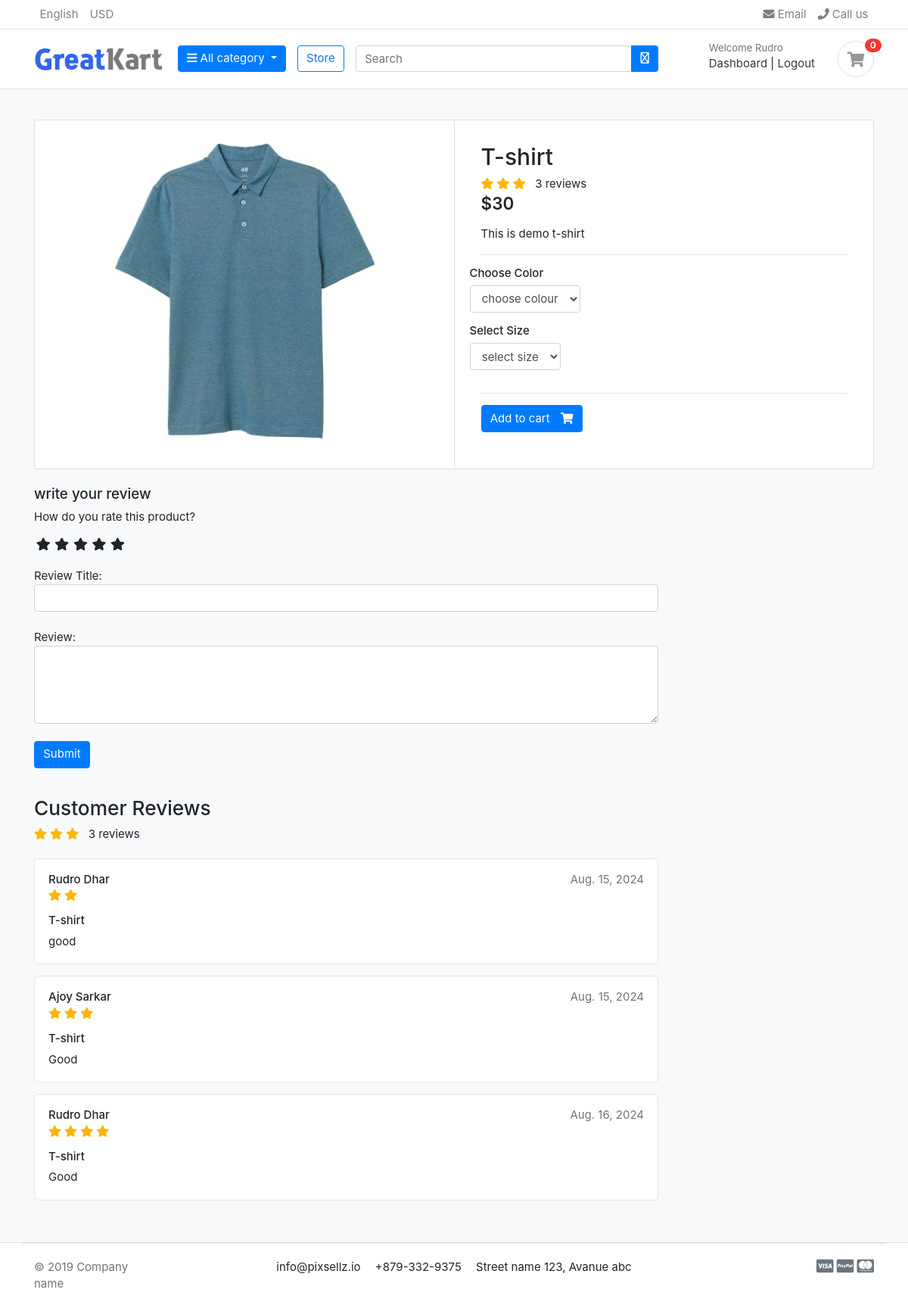
/store/category/t-shirt/t-shirt/ (signed in), run on an earlier commit of the app's database.
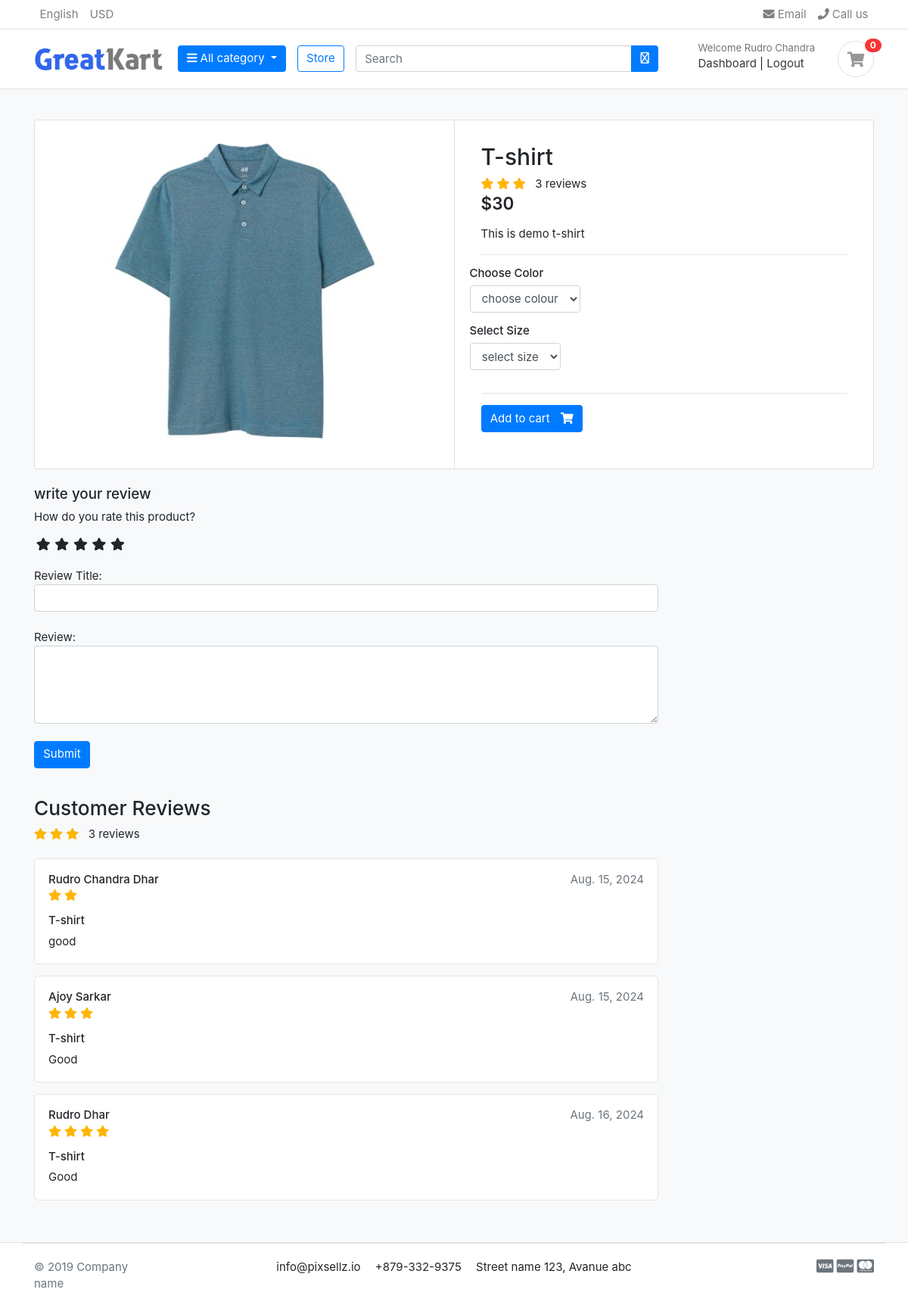
And on a later commit of the database.
### account/models.py (models this page shows, shortened)
class Account(AbstractBaseUser):
    first_name = models.CharField(max_length=50)
    last_name = models.CharField(max_length=50)
    username = models.CharField(max_length=20,unique= True)
    email = models.EmailField(max_length=100,unique=True)
    phone_number = models.CharField(max_length=100)
    date_join = models.DateTimeField(auto_now_add=True)
    last_login = models.DateTimeField(auto_now_add=True)
    is_admin = models.BooleanField(default=False)
    is_staff = models.BooleanField(default=False)
    is_active = models.BooleanField(default=False)
    is_superadmin = models.BooleanField(default= False)
    USERNAME_FIELD = 'email'
    REQUIRED_FIELDS = ['username','first_name','last_name',]
    objects = MyAccountManager()
    def full_name(self):
        return f'{self.first_name} {self.last_name}'

### store/models.py (models this page shows, shortened)
class ReviewRating(models.Model):
    product = models.ForeignKey(Product, on_delete=models.CASCADE)
    user = models.ForeignKey(Account, on_delete=models.CASCADE)
    subject = models.CharField(max_length=100, blank=True)
    review = models.TextField(max_length=500, blank=True)
    rating = models.FloatField()
    ip = models.CharField(max_length=20, blank=True)
    status = models.BooleanField(default=True)
    created_at = models.DateTimeField(auto_now_add=True)
    updated_at = models.DateField(auto_now_add=True)

### store/views.py (the view)
# urls.py: path('category/<slug:category_slug>/<slug:product_slug>/', views.product_detail, name='product_detail'),
def product_detail(request,category_slug,product_slug):
    try:
        single_product = Product.objects.get(category__slug = category_slug,slug=product_slug)
        in_cart = CartItem.objects.filter(cart__cart_id = _cart_id(request),product=single_product).exists()
    except Exception as e:
        raise e
    if request.user.is_authenticated:
        try:
            orderproduct = OrderProduct.objects.filter(user=request.user, product_id = single_product.id).exists()
        except OrderProduct.DoesNotExist:
            orderproduct = None
        reviews = ReviewRating.objects.filter(product_id=single_product.id, status = True)
        context = {
            'single_product' : single_product,
            'in_cart'   : in_cart,
            'orderproduct' : orderproduct,
            'reviews' : reviews,
        }
    return render(request,'store/product_detail.html', context)

### carts/context_processors.py (called while the page is built)
def counter(request):
    cart_count = 0
    if 'admin' in request.path:
        return()
    else:
        try:
            cart = Cart.objects.filter(cart_id = _cart_id(request))
            if request.user.is_authenticated:
                cart_items = CartItem.objects.filter(user=request.user)
            else:
                cart_items = CartItem.objects.filter(cart=cart[:1])
            for cart_item in cart_items:
                cart_count += cart_item.quantity
        except Cart.DoesNotExist:
            cart_count = 0
    return dict(cart_count=cart_count)

### carts/views.py (called while the page is built)
def _cart_id(request):
    cart = request.session.session_key
    if not cart:
        cart = request.session.create()
    return cart

### category/context_processors.py (called while the page is built)
def menu_links(request):
    links = Category.objects.all()
    return dict(links=links)

### category/models.py (called while the page is built)
    def get_url(self):
        return reverse('products_by_category', args=[self.slug])

### store/models.py (called while the page is built)
    def averageReview(self):
        reviews = ReviewRating.objects.filter(product=self, status=True).aggregate(average=Avg('rating'))
        avg = 0
        if reviews ['average'] is not None:
            avg = float(reviews['average'])
        return avg

### templates/store/product_detail.html (shortened to what the changed rows need)
{% extends "base.html" %}
{% block content %}
{% load static %}
<section class="section-content padding-y bg">
    <div class="container">
    <div class="card">
        <div class="row no-gutters">
            <main class="col-md-6 border-left">
  <form action="{% url 'add_cart' single_product.id %}" method = 'POST'>
    <article class="content-body">
    <h2 class="title">{{single_product.product_name}}</h2>
    </article>
  </form>
            </main>
        </div>
    </div>
    <br>
    <div class="row">
                <div class="col-md-9">
        <br>
        {% for review in reviews  %}
            <article class="box mb-3">
                <div class="icontext w-100">
                    <div class="text">
                        <span class="date text-muted float-md-right">{{review.updated_at}}</span>
                        <h6 class="mb-1">{{review.user.full_name}}</h6>
                        <div class="rating-star">
                            <span>
                                <i class="fas fa-star{% if review.rating == 0.5 %}-half-alt{% elif review.rating < 1 %}-alt {% endif %}"></i>
                                <i class="fas fa-star{% if review.rating == 1.5 %}-half-alt{% elif review.rating < 2 %}-alt {% endif %}"></i>
                            </span>
                        </div>
                    </div>
                </div>
                <div class="mt-3">
                    <h6>{{review.subject}}</h6>
                    <p>
                        {{review.review}}
                    </p>
                </div>
            </article>
        {% endfor %}
        </div>
    </div>
    </div>
    </section>
{% endblock content %}

### templates/partials/_header.html (shortened to what this page needs)
{% load static %}
<header class="section-header">
	<nav class="navbar p-md-0 navbar-expand-sm navbar-light border-bottom">
	<div class="container">
	  <div class="collapse navbar-collapse" id="navbarTop4">
		<ul class="navbar-nav mr-auto">
			<li class="nav-item dropdown">
				 <a href="#" class="nav-link"> English </a>
			</li>
			<li class="nav-item dropdown">
				<a href="#" class="nav-link"> USD </a>
			</li>
		</ul>
		<ul class="navbar-nav">
			<li><a href="#" class="nav-link"> <i class="fa fa-envelope"></i> Email </a></li>
			<li><a href="#" class="nav-link"> <i class="fa fa-phone"></i> Call us </a></li>
		</ul>
	  </div>
	</div>
	</nav>
	<section class="header-main border-bottom">
		<div class="container">
	<div class="row align-items-center">
		<div class="col-lg-2 col-md-3 col-6">
			<a href="{% url "home" %}" class="brand-wrap">
				<img class="logo" src="{% static "images/logo.png" %}">
			</a>
		</div>
		<div class="col-lg col-sm col-md col-6 flex-grow-0">
			<div class="dropdown category-wrap d-inline-block float-right">
				<button type="button" class="btn btn-primary dropdown-toggle" data-toggle="dropdown">
					<i class="fa fa-bars"></i> All category
				</button>
			</div>
		</div>
		<a href="{% url "store" %}" class="btn btn-outline-primary">Store</a>
		<div class="col-lg  col-md-6 col-sm-12 col">
			<form action="{% url "search" %}" class="search" method="GET">
				<div class="input-group w-100">
					<input type="text" class="form-control" style="width:60%;" placeholder="Search" name="keyword">
					<div class="input-group-append">
					  <button class="btn btn-primary" type="submit">
						<i class="fa-regular fa-magnifying-glass"></i>
					  </button>
					</div>
				</div>
			</form>
		</div>
		<div class="col-lg-3 col-sm-6 col-8 order-2 order-lg-3">
					<div class="d-flex justify-content-end mb-3 mb-lg-0">
						{% if user.id is None %}
						<div class="widget-header">
							<small class="title text-muted">Welcome guest!</small>
							<div>
								<a href="{% url "login" %}">Sign in</a> <span class="dark-transp"> | </span>
								<a href="{% url "register" %}"> Register</a>
							</div>
						</div>
						{% else %}
						<div class="widget-header">
							<small class="title text-muted">Welcome {{user.first_name}}</small>
							<div>
								<a href="{% url "dashboard" %}">Dashboard</a> <span class="dark-transp"> | </span>
								<a href="{% url "logout" %}"> Logout </a>
							</div>
						</div>
						{% endif %}
						<a href="{% url "cart" %}" class="widget-header pl-3 ml-3">
							<div class="icon icon-sm rounded-circle border"><i class="fa fa-shopping-cart"></i></div>
							<span class="badge badge-pill badge-danger notify">{{cart_count}}</span>
						</a>
					</div>
				</div>
	</div>
		</div>
	</section>
	</header>

What changed in the data, as far as the page shows it:
changed Account: first_name "Rudro" → "Rudro Chandra"
changed through a linked row, ReviewRating "good": user.full_name "Rudro Dhar" → "Rudro Chandra Dhar"
